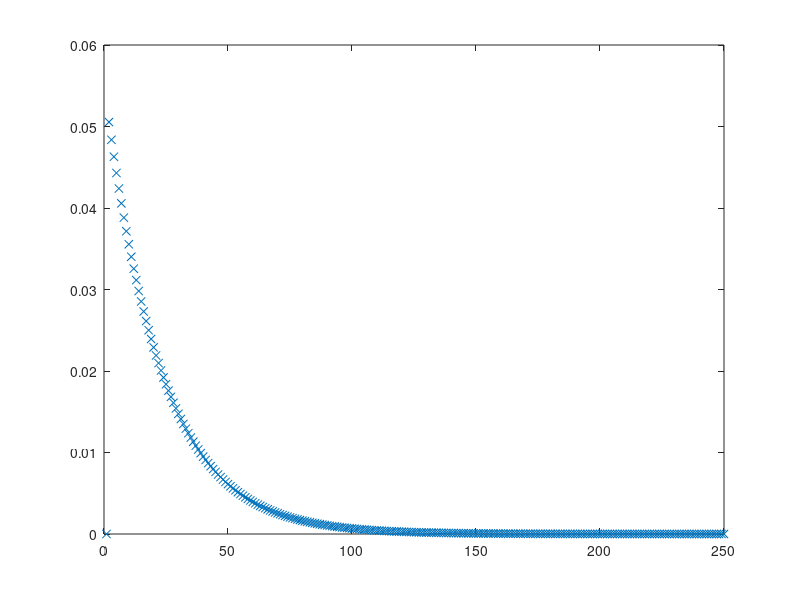

Reproduce this figure in MATLAB.
% Simoncini Druskin Polynomial bound for error from Proposition 3.1

% Set up of Lyapunov equation
n = 100; 
h = 1/n; eps = 1;
A = eps*(diag(2*ones(n, 1)) + diag (-1*ones(n-1, 1), 1) + diag (-1*ones(n-1, 1), -1))/h^2;

% Need smallest eigenvalue of A (set small)
opts.tol=1e-4;
emin = eigs(A, 1, 'SA', opts); %1e-6 for problems larger than 800

% Need the extrem eigenvalues of A+eminI
mat = A + emin * eye(n);
lambda_min = eigs(mat, 1, 'SA', opts); 
lambda_max = eigs(mat, 1,'LA',opts);

kappa = lambda_max/lambda_min;

% Compute rhs of eq 3.1
fr1 = (sqrt(kappa)+1)/(lambda_min * sqrt(kappa)); % first fraction 
fr2 = (sqrt(kappa)-1)/(sqrt(kappa)+1); % second fraction (to be raised to the iteration number

% Plot the bound vector (initialized as zeros(iterations, 1)
bound_vec = zeros(250, 1);
for n = 1:249
er = fr1 * fr2^n;
bound_vec(n+1) = er;
end
plot(bound_vec, 'x');